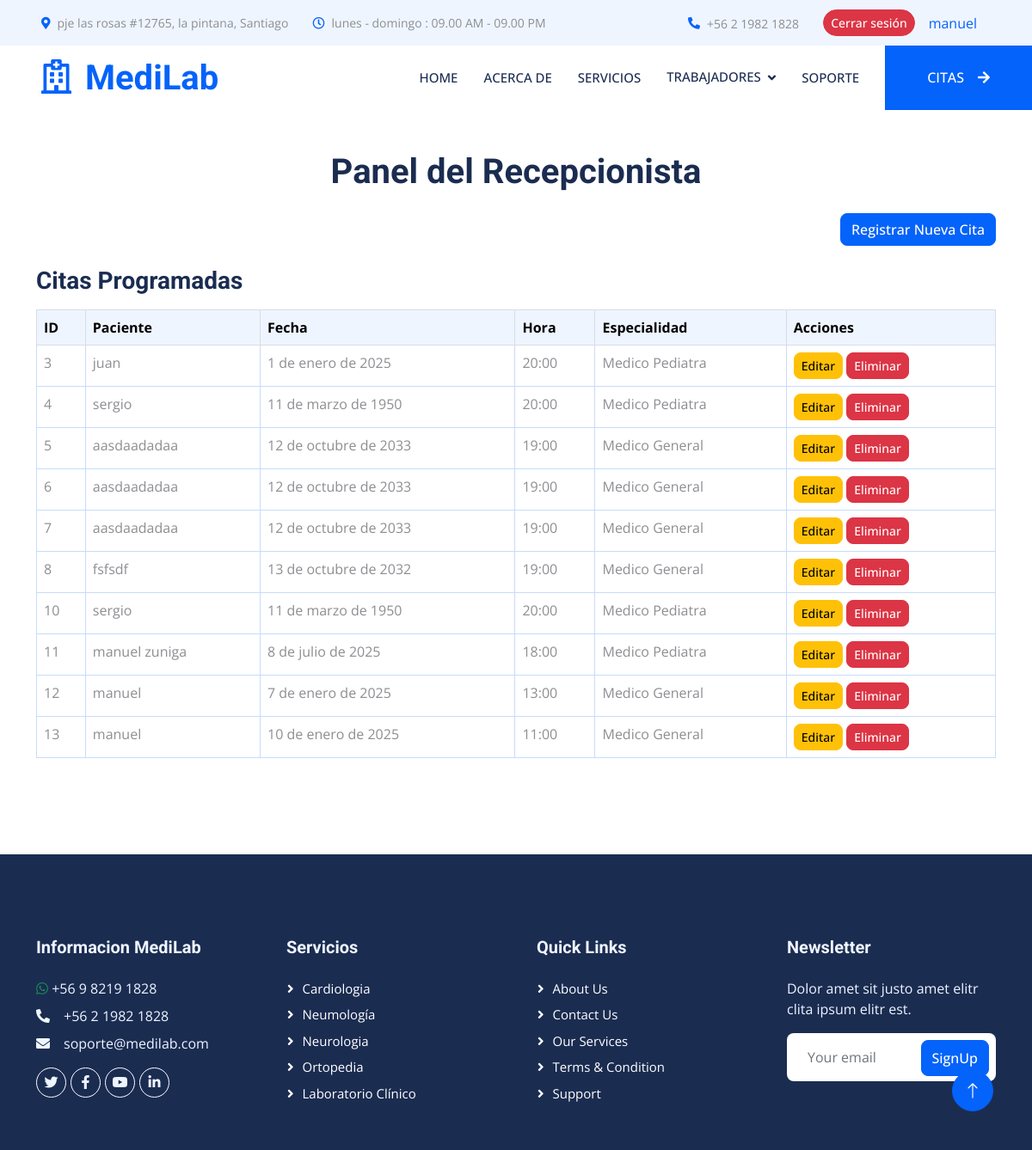
Page /recepcionista/ (signed in) on the committed database.
### core/models.py (models this page shows, shortened)
class Cita(models.Model):
    rut = models.CharField(max_length=12)
    nombre = models.CharField(max_length=50)
    correo = models.EmailField()
    telefono = models.CharField(max_length=12)
    fecha_cita = models.DateField()
    hora_cita = models.IntegerField(choices=opciones_horarios)
    especialidadMedico= models.ForeignKey(MedicosEspecialidad,on_delete=models.PROTECT)
    descripcion = models.TextField()

class MedicosEspecialidad(models.Model):
    especialidad = models.CharField(max_length=50)
    def __str__(self):
        return self.especialidad

### core/views.py (the view)
# urls.py: path('recepcionista/',recepcionista,name="recepcionista"),
def recepcionista(request):
    citas = Cita.objects.all()
    especialidades = MedicosEspecialidad.objects.all()
    if request.method == 'POST':
        form = CitaForm(request.POST)
        if form.is_valid():
            form.save()
            return redirect('recepcionista')
    else:
        form = CitaForm()
    opciones_horas = Cita._meta.get_field('hora_cita').choices
    data = {
        'citas': citas,
        'form': form,
        'opciones_horas': opciones_horas,  # Incluye las opciones en el contexto
        'especialidades': especialidades,  # Pasa las especialidades al contexto
    }
    return render(request, 'core/trabajos/recepcionista.html', data)

### core/forms.py (shortened to what this page needs)
class CitaForm(forms.ModelForm):
    class Meta:
        model = Cita
        fields = ['nombre', 'rut', 'correo', 'telefono', 'fecha_cita', 'hora_cita', 'especialidadMedico', 'descripcion']
        widgets = {
            'nombre': forms.TextInput(attrs={'class': 'form-control', 'placeholder': 'Ingresa tu nombre'}),
            'rut': forms.TextInput(attrs={'class': 'form-control', 'placeholder': 'Ingresa tu rut'}),
            'correo': forms.EmailInput(attrs={'class': 'form-control', 'placeholder': 'Ingresa tu correo'}),
            'telefono': forms.TextInput(attrs={'class': 'form-control', 'placeholder': 'Ingresa tu teléfono'}),
            'fecha_cita': forms.SelectDateWidget(attrs={'class': 'form-control'}),
            'hora_cita': forms.Select(attrs={'class': 'form-control'}),
            'especialidadMedico': forms.Select(attrs={'class': 'form-control'}),
            'descripcion': forms.Textarea(attrs={'class': 'form-control', 'placeholder': 'Describe tu problema', 'rows': 3}),
        }

### core/templates/core/trabajos/recepcionista.html (shortened to what this page needs)
{% extends 'core/base.html' %}
{% block Principal %}
<div class="container py-5">
    <h1 class="text-center mb-4">Panel del Recepcionista</h1>
    <div class="text-end mb-3">
        {% if perms.core.add_cita %}
        <button type="button" class="btn btn-primary" data-bs-toggle="modal" data-bs-target="#modalRegistrarCita">
            Registrar Nueva Cita
        </button>
        {% endif %}
    </div>
    <h3 class="mt-4 mb-3">Citas Programadas</h3>
    <div class="table-responsive">
        <table class="table table-bordered table-hover">
            <thead class="table-light">
                <tr>
                    <th>ID</th>
                    <th>Paciente</th>
                    <th>Fecha</th>
                    <th>Hora</th>
                    <th>Especialidad</th>
                    <th>Acciones</th>
                </tr>
            </thead>
            <tbody>
                {% for cita in citas %}
                <tr>
                    <td>{{ cita.id }}</td>
                    <td>{{ cita.nombre }}</td>
                    <td>{{ cita.fecha_cita }}</td>
                    <td>{{ cita.get_hora_cita_display }}</td>
                    <td>{{ cita.especialidadMedico.especialidad }}</td>
                    <td>
                        <button type="button" class="btn btn-warning btn-sm" data-bs-toggle="modal" data-bs-target="#modalEditarCita{{ cita.id }}">
                            Editar
                        </button>
                         {% if perms.core.delete_cita %}
                        <form method="POST" action="{% url 'eliminar_cita' cita.id %}" class="d-inline">
                            <button type="submit" class="btn btn-danger btn-sm">Eliminar</button>
                        </form>
                        {% endif %}
                    </td>
                </tr>
                {% empty %}
                <tr>
                    <td colspan="6" class="text-center">No hay citas programadas</td>
                </tr>
                {% endfor %}
            </tbody>
        </table>
    </div>
</div>
{% endblock %}

### core/templates/core/base.html (shortened to what this page needs)
{% load static %}
<!DOCTYPE html>
<html lang="es">
<head>
    <link href="https://cdnjs.cloudflare.com/ajax/libs/font-awesome/5.10.0/css/all.min.css" rel="stylesheet">
    <link href="https://cdn.jsdelivr.net/npm/bootstrap-icons@1.4.1/font/bootstrap-icons.css" rel="stylesheet">
    <link href="{% static 'core/lib/animate/animate.min.css' %}" rel="stylesheet">
    <link href="{% static 'core/lib/owlcarousel/assets/owl.carousel.min.css' %}" rel="stylesheet">
    <link href="{% static 'core/lib/tempusdominus/css/tempusdominus-bootstrap-4.min.css' %}" rel="stylesheet" />
    <link href="{% static 'core/css/bootstrap.min.css' %}" rel="stylesheet">
    <link href="{% static 'core/css/style.css' %}" rel="stylesheet">
</head>
<body>
    <div class="container-fluid bg-light p-0 wow fadeIn" data-wow-delay="0.1s">
        <div class="row gx-0 d-none d-lg-flex">
            <div class="col-lg-7 px-5 text-start">
                <div class="h-100 d-inline-flex align-items-center py-3 me-4">
                    <small class="fa fa-map-marker-alt text-primary me-2"></small>
                    <small>pje las rosas #12765, la pintana, Santiago</small>
                </div>
                <div class="h-100 d-inline-flex align-items-center py-3">
                    <small class="far fa-clock text-primary me-2"></small>
                    <small>lunes - domingo : 09.00 AM - 09.00 PM</small>
                </div>
            </div>
            <div class="col-lg-5 px-5 text-end">
                <div class="h-100 d-inline-flex align-items-center py-3 me-4">
                    <small class="fa fa-phone-alt text-primary me-2"></small>
                    <small>+56 2 1982 1828</small>
                </div>
                <div class="h-100 d-inline-flex align-items-center">
                    {% if user.is_authenticated %}
                    <form action="/logout/" method="post" class="d-flex align-items-center">
                        <button type="submit" class="btn btn-danger btn-sm rounded-pill ">Cerrar sesión</button>
                    </form>
                    {% else %}
                        <a href="{% url 'login' %}" class="btn btn-primary me-2 ">Iniciar sesión</a>
                        <a href="{% url 'registro' %}" class="btn btn-primary ">Registrate</a>
                    {% endif %}
                    <a href="#" class="nav-item nav-link">{{ user.username }}</a>
                </div>
            </div>
        </div>
    </div>
<nav class="navbar navbar-expand-lg bg-white navbar-light sticky-top p-0 wow fadeIn" data-wow-delay="0.1s">
    <a href="index.html" class="navbar-brand d-flex align-items-center px-4 px-lg-5">
        <h1 class="m-0 text-primary"><i class="far fa-hospital me-3"></i>MediLab</h1>
    </a>
    <div class="collapse navbar-collapse" id="navbarCollapse">
        <div class="navbar-nav ms-auto p-4 p-lg-0 align-items-center d-flex">
            <a href="{% url 'index' %}" class="nav-item nav-link">Home</a>
            <a href="{% url 'sobrenosotros' %}" class="nav-item nav-link">Acerca de</a>
            <a href="{% url 'servicios' %}" class="nav-item nav-link">Servicios</a>
            <div class="nav-item dropdown">
                <a href="#" class="nav-link dropdown-toggle" data-bs-toggle="dropdown">Trabajadores</a>
            </div>
            <a href="{% url 'soporte' %}" class="nav-item nav-link">Soporte</a>
        </div>
        <a href="{% url 'citas' %}" class="btn btn-primary rounded-0 py-4 px-lg-5 d-none d-lg-block">CITAS<i class="fa fa-arrow-right ms-3"></i></a>
    </div>
</nav>
{% block Principal %}
{% endblock%}
    <div class="container-fluid bg-dark text-light footer mt-5 pt-5 wow fadeIn" data-wow-delay="0.1s">
        <div class="container py-5">
            <div class="row g-5">
                <div class="col-lg-3 col-md-6">
                    <h5 class="text-light mb-4">Informacion MediLab</h5>
                    <p class="mb-2"><i class="fab fa-whatsapp text-success"></i> +56 9 8219 1828</p>
                    <p class="mb-2"><i class="fa fa-phone-alt me-3"></i>+56 2 1982 1828</p>
                    <p class="mb-2"><i class="fa fa-envelope me-3"></i>soporte@medilab.com</p>
                    <div class="d-flex pt-2">
                        <a class="btn btn-outline-light btn-social rounded-circle" href=""><i class="fab fa-twitter"></i></a>
                        <a class="btn btn-outline-light btn-social rounded-circle" href=""><i class="fab fa-facebook-f"></i></a>
                        <a class="btn btn-outline-light btn-social rounded-circle" href=""><i class="fab fa-youtube"></i></a>
                        <a class="btn btn-outline-light btn-social rounded-circle" href=""><i class="fab fa-linkedin-in"></i></a>
                    </div>
                </div>
                <div class="col-lg-3 col-md-6">
                    <h5 class="text-light mb-4">Servicios</h5>
                    <a class="btn btn-link" href="">Cardiologia</a>
                    <a class="btn btn-link" href="">Neumología</a>
                    <a class="btn btn-link" href="">Neurologia</a>
                    <a class="btn btn-link" href="">Ortopedia</a>
                    <a class="btn btn-link" href="">Laboratorio Clínico</a>
                </div>
                <div class="col-lg-3 col-md-6">
                    <h5 class="text-light mb-4">Quick Links</h5>
                    <a class="btn btn-link" href="">About Us</a>
                    <a class="btn btn-link" href="">Contact Us</a>
                    <a class="btn btn-link" href="">Our Services</a>
                    <a class="btn btn-link" href="">Terms & Condition</a>
                    <a class="btn btn-link" href="">Support</a>
                </div>
                <div class="col-lg-3 col-md-6">
                    <h5 class="text-light mb-4">Newsletter</h5>
                    <p>Dolor amet sit justo amet elitr clita ipsum elitr est.</p>
                    <div class="position-relative mx-auto" style="max-width: 400px;">
                        <input class="form-control border-0 w-100 py-3 ps-4 pe-5" type="text" placeholder="Your email">
                        <button type="button" class="btn btn-primary py-2 position-absolute top-0 end-0 mt-2 me-2">SignUp</button>
                    </div>
                </div>
            </div>
        </div>
    </div>
    <a href="#" class="btn btn-lg btn-primary btn-lg-square rounded-circle back-to-top"><i class="bi bi-arrow-up"></i></a>
</body>
</html>

### core/static/core/css/style.css (style rules this page uses)
:root { --primary: #0463FA; --light: #EFF5FF; --dark: #1B2C51; }
.back-to-top { position: fixed; display: none; right: 45px; bottom: 45px; z-index: 99; }
.btn { font-weight: 500; transition: .5s; }
.btn.btn-primary, .btn.btn-secondary { color: #FFFFFF; }
.btn-lg-square { width: 48px; height: 48px; }
.btn-square, .btn-sm-square, .btn-lg-square { padding: 0; display: flex; align-items: center; justify-content: center; font-weight: normal; }
.navbar .dropdown-toggle::after { border: none; content: "\f107"; font-family: "Font Awesome 5 Free"; font-weight: 900; vertical-align: middle; margin-left: 8px; }
.navbar .navbar-nav .nav-link { margin-right: 30px; padding: 25px 0; color: #FFFFFF; font-size: 15px; font-weight: 500; text-transform: uppercase; outline: none; }
.navbar .navbar-brand, .navbar a.btn { height: 75px; }
.navbar .navbar-nav .nav-link { color: var(--dark); font-weight: 500; }
.navbar.sticky-top { top: -100px; transition: .5s; }
.footer .btn.btn-social { margin-right: 5px; width: 35px; height: 35px; display: flex; align-items: center; justify-content: center; color: var(--light); border: 1px solid #FFFFFF; transition: .3s; }
.footer .btn.btn-link { display: block; margin-bottom: 5px; padding: 0; text-align: left; color: #FFFFFF; font-size: 15px; font-weight: normal; text-transform: capitalize; transition: .3s; }
.footer .btn.btn-link::before { position: relative; content: "\f105"; font-family: "Font Awesome 5 Free"; font-weight: 900; margin-right: 10px; }

### rows in the picture
Cita: id "3", nombre "juan", fecha_cita "1 de enero de 2025", hora_cita "20:00", especialidadMedico.especialidad "Medico Pediatra"
Cita: id "4", nombre "sergio", fecha_cita "11 de marzo de 1950", hora_cita "20:00", especialidadMedico.especialidad "Medico Pediatra"
Cita: id "5", nombre "aasdaadadaa", fecha_cita "12 de octubre de 2033", hora_cita "19:00", especialidadMedico.especialidad "Medico General"
Cita: id "6", nombre "aasdaadadaa", fecha_cita "12 de octubre de 2033", hora_cita "19:00", especialidadMedico.especialidad "Medico General"
Cita: id "7", nombre "aasdaadadaa", fecha_cita "12 de octubre de 2033", hora_cita "19:00", especialidadMedico.especialidad "Medico General"
Cita: id "8", nombre "fsfsdf", fecha_cita "13 de octubre de 2032", hora_cita "19:00", especialidadMedico.especialidad "Medico General"
Cita: id "10", nombre "sergio", fecha_cita "11 de marzo de 1950", hora_cita "20:00", especialidadMedico.especialidad "Medico Pediatra"
Cita: id "11", nombre "manuel zuniga", fecha_cita "8 de julio de 2025", hora_cita "18:00", especialidadMedico.especialidad "Medico Pediatra"
Cita: id "12", nombre "manuel", fecha_cita "7 de enero de 2025", hora_cita "13:00", especialidadMedico.especialidad "Medico General"
Cita: id "13", nombre "manuel", fecha_cita "10 de enero de 2025", hora_cita "11:00", especialidadMedico.especialidad "Medico General"

### other values in the picture
{{ user.username }} "manuel"
